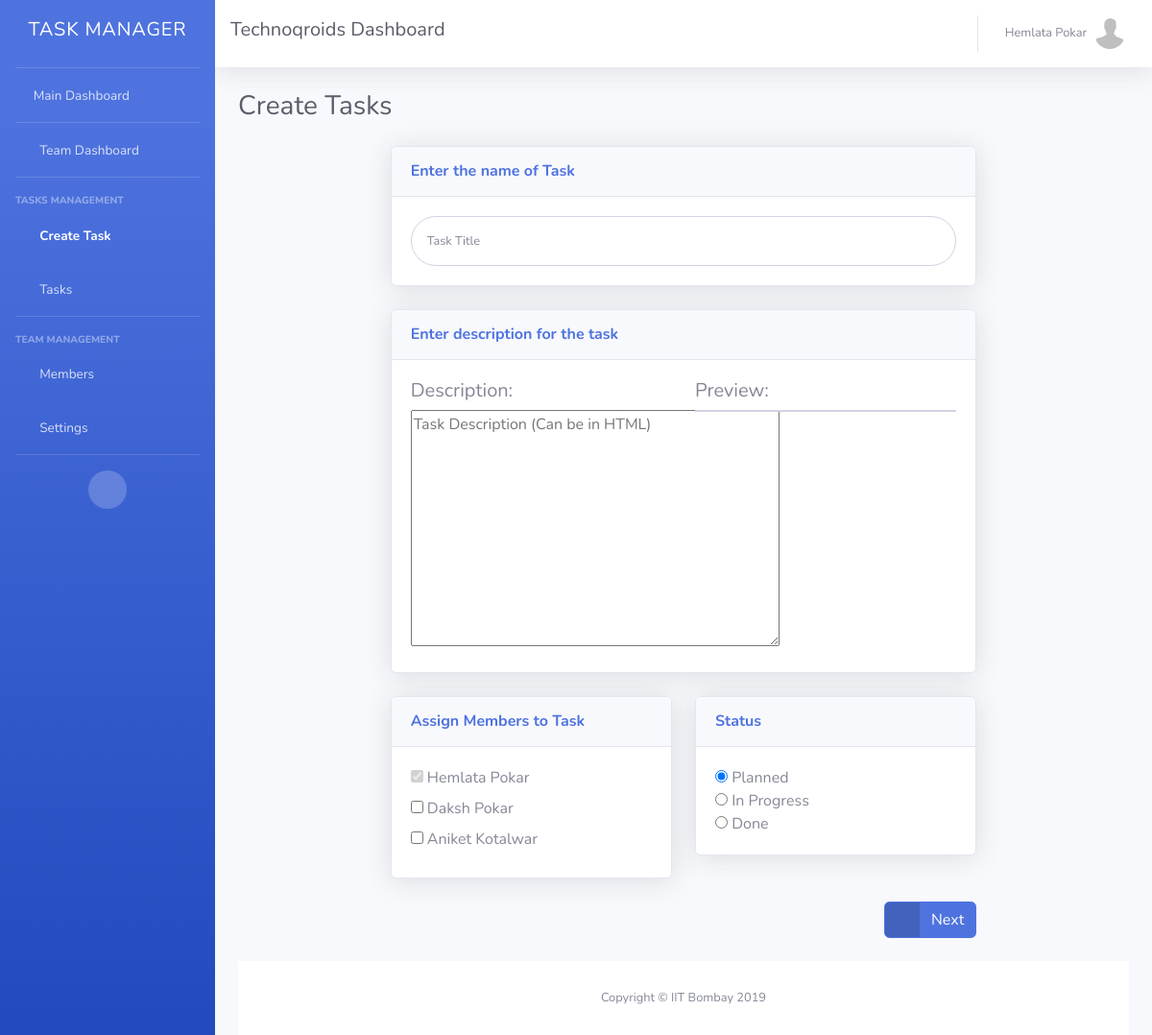
Page /team/technoqroids5/create-task/ (signed in) on the committed database.
### TM/models.py (models this page shows)
class Teams(models.Model):
    id = models.AutoField(primary_key=True)
    name = models.CharField(max_length=400)
    url = models.CharField(max_length=400)
    admin = models.ForeignKey(UserProfile, on_delete=models.CASCADE)
    members = models.ManyToManyField(UserProfile, through='Membership', related_name="member")

class UserProfile(models.Model):
    user = models.ForeignKey(User, on_delete=models.CASCADE)
    username = models.CharField(max_length=400)
    profile_picture = models.FileField(upload_to=user_directory, null=True, default='/default_profile.jpg', blank=True)

### TM/views.py (the view, shortened to what this page needs)
# urls.py: url(r'^team\/[a-zA-Z0-9]+\/create-task\/$', CreateTaskView.as_view(), name="create-tasks"),
class CreateTaskView(LoginRequiredMixin, TemplateView):
    template_name="team/create-task.html"
    login_url='/../login'
    def get(self, request):
        user = request.user
        us = UserProfile.objects.get(user=user)
        team = Teams.objects.get(url=request.path.split("/")[2])
        form = CreateTaskForm()
        return render(request, self.template_name, {'user': user, 'us': us, 'team': team, 'form':  form, 'notifications': get_notifications(us, 1)})

### TM/forms.py
class CreateTaskForm(forms.Form):
    title = forms.CharField(label="", widget=forms.TextInput(attrs={'id':'title', 'class':'form-control form-control-user', 'placeholder':'Task Title'}))
    desc = forms.CharField(label="", widget=forms.Textarea(attrs={'id':'desc','placeholder':'Task Description (Can be in HTML)', 'onkeyup':'displayer()'}))

### TM/views.py (called while the page is built)
def get_notifications(user, unread):
    return MessageNotification.objects.filter(user=user, unread = unread)[:5]

### TM/templates/team/create-task.html (shortened to what this page needs)
<!DOCTYPE html>
{% load static %}
<html lang="en">
<head>
  <link href="{% static 'vendor/fontawesome-free/css/all.min.css' %}" rel="stylesheet" type="text/css">
  <link href="{% static 'css/sb-admin-2.min.css' %}" rel="stylesheet">
</head>
<body id="page-top">
  <div id="wrapper">
    {% block sidebar %}
      {% include "team/menu.html" %}
    {% endblock %}
    <div id="content-wrapper" class="d-flex flex-column">
      <div id="content">
        {% block topbar %}
        {% include "team/topbar.html" %}
      {% endblock %}
        <div class="container-fluid">
          <div class="d-sm-flex align-items-center justify-content-between mb-4">
            <h1 class="h3 mb-0 text-gray-800">Create Tasks</h1>
          </div>
          <form method="post" enctype="multipart/form-data">
          <div class="row">
            <div class="col-xl-2"></div>
            <div class="col-xl-8">
              <div class="card shadow mb-4">
                <div class="card-header py-3 d-flex flex-row align-items-center justify-content-between">
                  <h6 class="m-0 font-weight-bold text-primary">Enter the name of Task </h6>
                </div>
                <div class="card-body">
                    {{  form.title }}
                </div>
              </div>
              <div class="card shadow mb-4">
                  <div class="card-header py-3 d-flex flex-row align-items-center justify-content-between">
                    <h6 class="m-0 font-weight-bold text-primary">Enter description for the task </h6>
                  </div>
                  <div class="card-body">
                      <div class="row">
                        <div class="col-6">
                            <h5>Description: </h5>
                          {{  form.desc }}
                      </div>
                      <div class="col-6">
                        <h5>Preview: </h5>
                      <div id="dis" style="border: 1px solid #d1d3e2; width: 100%">
                      </div>
                    </div>
                    </div>
                  </div>
                </div>
                <div class="row">
                    <div class="col-6">
              <div class="card shadow mb-4">
                <div class="card-header py-3 d-flex flex-row align-items-center justify-content-between">
                  <h6 class="m-0 font-weight-bold text-primary">Assign Members to Task </h6>
                </div>
                  <div class="card-body">
                      <input type="checkbox" disabled="disabled" checked="checked"> <label for="{{ us.first_name  }}{{  us.last_name }}">{{ us.user.first_name }} {{ us.user.last_name }}</label>
                      <br>
                      {%  for i in team.members.all %}
                    {%  if i != us %}
                    <input type="checkbox" name="user{{ i.user.id }}" value="{{  i.user.id  }}"> <label for="{{ i.first_name  }}{{  i.last_name }}">{{ i.user.first_name }} {{ i.user.last_name }}</label>
                    <br>
                    {%  endif %}
                    {%  endfor %}
                        </div>
              </div>
              </div>
              <div class="col-6">
                  <div class="card shadow mb-4">
                      <div class="card-header py-3 d-flex flex-row align-items-center justify-content-between">
                        <h6 class="m-0 font-weight-bold text-primary">Status </h6>
                      </div>
                        <div class="card-body">
                            <input type="radio" name="status" value="planned" checked> Planned<br>
                            <input type="radio" name="status" value="inprogress"> In Progress<br>
                            <input type="radio" name="status" value="done"> Done
                    </div>
              </div>
            </div>
            </div>
              <div class="row">
                    <div class="col-12 text-right">
                    <button name="task-creation" class="btn btn-primary btn-icon-split">
                              <span class="icon text-white-50">
                                <i class="fas fa-arrow-right"></i>
                              </span>
                              <span class="text">Next</span>
                    </button></div>
          </div>
          <br>
            </form>
        </div>
      </div>
      {% block footer %}
      {% include "footer.html" %}
    {% endblock %}
    </div>
  </div>
</body>
</html>

### TM/templates/team/topbar.html (shortened to what this page needs)
<nav class="navbar navbar-expand navbar-light bg-white topbar mb-4 static-top shadow">
        <a style="color: #5a5c69; text-decoration: none" class="sidebar-brand d-flex align-items-center justify-content-center" href="/dashboard/">
          <div class="sidebar-brand-icon">
              <h5>{{  team.name }} Dashboard</h5>
            </div>
        </a>
        <ul class="navbar-nav ml-auto">
          {% block messages %}
          {% include "mess_notification.html" %}
        {% endblock %}
          {% block profile %}
          {% include "profile_menu.html" %}
        {% endblock %}
        </ul>
      </nav>

### TM/templates/profile_menu.html (shortened to what this page needs)
            <li class="nav-item dropdown no-arrow">
              <a class="nav-link dropdown-toggle" href="#" id="userDropdown" role="button" data-toggle="dropdown" aria-haspopup="true" aria-expanded="false">
                <span class="mr-2 d-none d-lg-inline text-gray-600 small">{{  user.first_name  }} {{ user.last_name }}</span>
                <img class="img-profile rounded-circle" src="{{ MEDIA_ROOT }}{{  us.profile_picture.url  }}">
              </a>
            </li>

### TM/templates/team/create-task.html (style rules this page uses)
.form-control-user { font-size: .8rem; border-radius: 10rem; padding: 1rem; width: 100%; height: 100%; text-decoration: none; outline: none; border: 1px solid #d1d3e2; }

### rows in the picture
Teams: name "Technoqroids"
UserProfile: profile_picture (placeholder picture), user.first_name "Hemlata", user.last_name "Pokar"
UserProfile: user.first_name "Daksh", user.last_name "Pokar"
UserProfile: user.first_name "Aniket", user.last_name "Kotalwar"

### other values in the picture
{{ user.first_name }} "Hemlata"
{{ user.last_name }} "Pokar"
